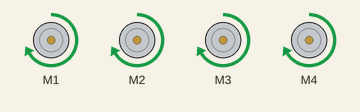
Bench run of a sketch on a simulated Arduino Uno, built with avr-gcc and run on an emulated ATmega328P. On the bench: 4 × DC motor (green arrow = forward, orange = backward, longer = faster).

Above: at 1.0 s.
At 4.0 s:
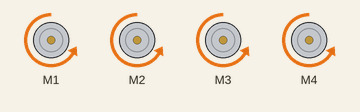
At 6.0 s:
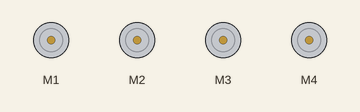
At 8.0 s:
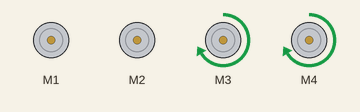
At 10.0 s:
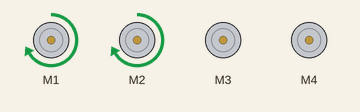
Timing chart, 0 to 14.3 s (numbered marks = the images above):
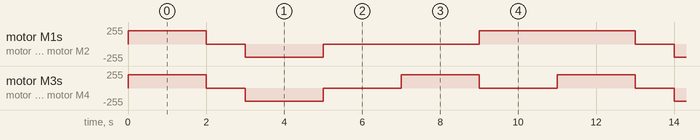

Measured:
- by itself, motor M1, motor M2: repeats every 11.0 s: stopped 1.0 s, backward 200/255 2.0 s, stopped 4.0 s, forward 200/255 4.0 s
- by itself, motor M3, motor M4: repeats every 11.0 s: stopped 1.0 s, backward 200/255 2.0 s, 2 × (stopped 2.0 s, forward 200/255 2.0 s)

The sketch:

Automaticcontrolledcar.ino
```cpp
#include <AFMotor.h>  // Adafruit Motor Shield library
// #include <Wire.h>
// #include <LiquidCrystal_I2C.h>
// LiquidCrystal_I2C lcd(0x27, 16, 2);
// Create motor objects for M1 to M4
AF_DCMotor motor1(1);  // Motor 1
AF_DCMotor motor2(2);  // Motor 2
AF_DCMotor motor3(3);  // Motor 3
AF_DCMotor motor4(4);  // Motor 4
void setup() {
//   Serial.begin(9600);
//  lcd.begin(16, 2);
//   lcd.backlight();
//   lcd.setCursor(0, 0);
//   lcd.print("Hey you wanna");
//   lcd.setCursor(0,1);
//   lcd.print("drop me");
  // Set motor speed (0 to 255)
  motor1.setSpeed(200);
  motor2.setSpeed(200);
  motor3.setSpeed(200);
  motor4.setSpeed(200);
}

void loop() {
  // Run all motors forward
  motor1.run(FORWARD);
  motor2.run(FORWARD);
  motor3.run(FORWARD);
  motor4.run(FORWARD);

  delay(2000);  // Run for 2 seconds

  // Stop all motors
  motor1.run(RELEASE);
  motor2.run(RELEASE);
  motor3.run(RELEASE);
  motor4.run(RELEASE);

  delay(1000);  // Wait 1 second

  // Run all motors backward
  motor1.run(BACKWARD);
  motor2.run(BACKWARD);
  motor3.run(BACKWARD);
  motor4.run(BACKWARD);

  delay(2000);  // Run for 2 seconds

  // Stop again
  motor1.run(RELEASE);
  motor2.run(RELEASE);
  motor3.run(RELEASE);
  motor4.run(RELEASE);

  delay(2000);
  motor1.run(RELEASE);//TURN  RIGHT
  motor2.run(RELEASE);
  motor3.run(FORWARD);
  motor4.run(FORWARD);
  delay(2000);
  motor1.run(FORWARD);//TURN LEFT
  motor2.run(FORWARD);
  motor3.run(RELEASE);
  motor4.run(RELEASE);
  delay(2000);
}
```
